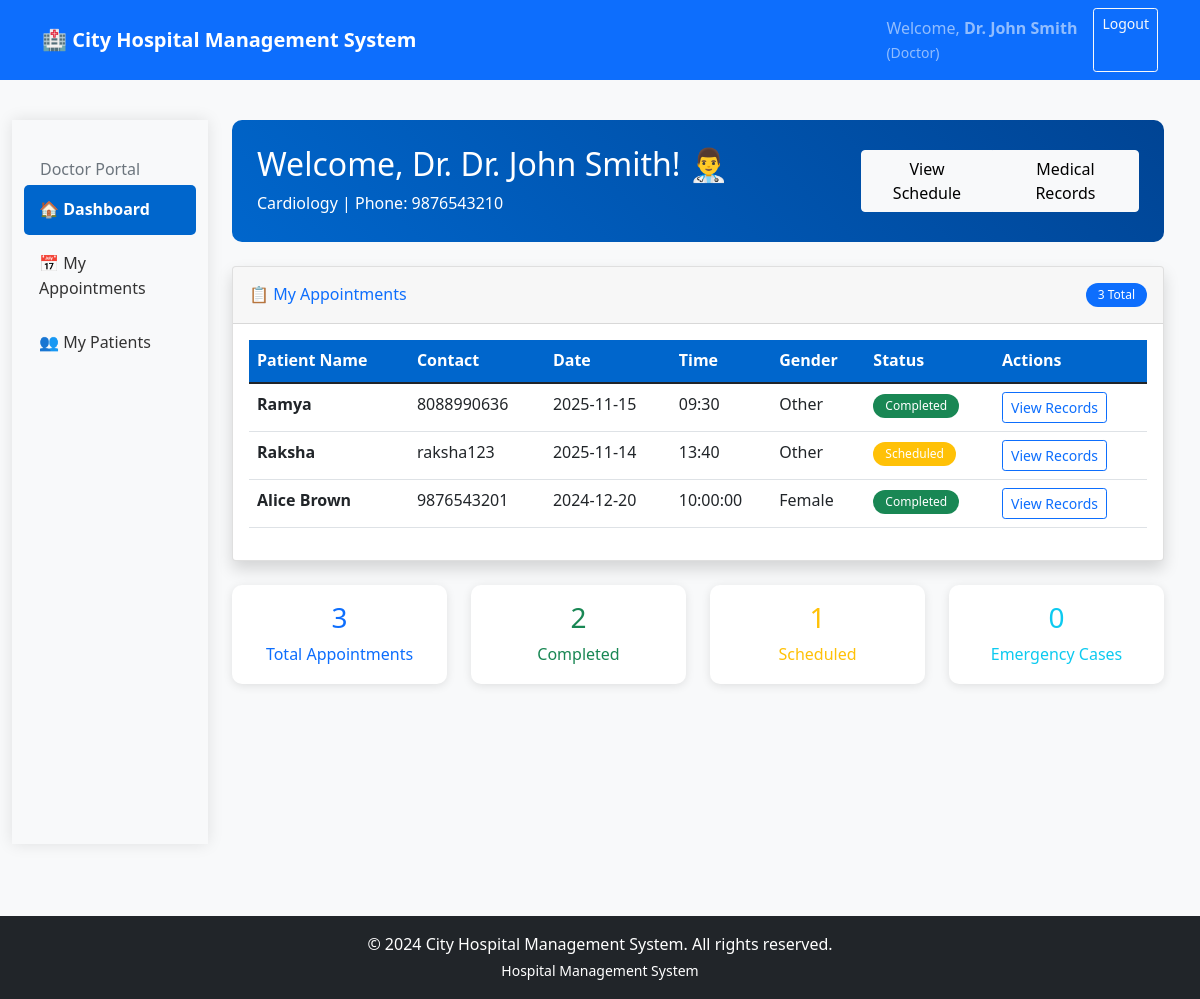
The app's page /doctor/dashboard (signed in) with its own data.
### tables this page shows
CREATE TABLE doctors (
            id INTEGER PRIMARY KEY AUTOINCREMENT,
            name TEXT NOT NULL,
            specialization TEXT,
            phone TEXT,
            email TEXT,
            availability TEXT DEFAULT 'Available'
        , password TEXT);

CREATE TABLE appointments (
            id INTEGER PRIMARY KEY AUTOINCREMENT,
            patient_id INTEGER NOT NULL,
            doctor_id INTEGER NOT NULL,
            appointment_date TEXT NOT NULL,
            appointment_time TEXT NOT NULL,
            status TEXT DEFAULT 'Scheduled',
            notes TEXT,
            created_at TEXT,
            FOREIGN KEY (patient_id) REFERENCES patients(id),
            FOREIGN KEY (doctor_id) REFERENCES doctors(id)
        );

CREATE TABLE patients (
            id INTEGER PRIMARY KEY AUTOINCREMENT,
            name TEXT NOT NULL,
            email TEXT UNIQUE,
            phone TEXT,
            address TEXT,
            date_of_birth TEXT,
            gender TEXT,
            emergency_contact TEXT,
            medical_history TEXT,
            created_at TEXT
        );

### app.py (the view)
@app.route('/doctor/dashboard')
def doctor_dashboard():
    if session.get('role') != 'doctor':
        flash('Please login as doctor.', 'error')
        return redirect(url_for('login_page'))
    conn = get_db_connection()
    doctor = conn.execute('SELECT * FROM doctors WHERE id = ?', (session.get('user_id'),)).fetchone()
    if not doctor:
        flash('Doctor profile not found. Please contact administrator.', 'error')
        conn.close()
        return redirect(url_for('login_page'))
    appointments = conn.execute('''
        SELECT a.*, a.patient_id, p.name as patient_name, p.phone, p.gender, p.date_of_birth
        FROM appointments a
        JOIN patients p ON a.patient_id = p.id
        WHERE a.doctor_id = ?
        ORDER BY a.appointment_date DESC
    ''', (doctor['id'],)).fetchall()
    conn.close()
    return render_template('doctor/dashboard.html', appointments=appointments, doctor=doctor)

### app.py (called while the page is built)
@app.context_processor
def inject_datetime():
    return dict(datetime=datetime)

def get_db_connection():
    conn = sqlite3.connect(app.config['DATABASE'])
    conn.row_factory = sqlite3.Row
    return conn

### templates/doctor/dashboard.html (shortened to what this page needs)
{% extends "layout.html" %}
{% block content %}
<div class="container-fluid">
    <div class="row">
        <div class="col-md-3 col-lg-2 bg-light sidebar">
            <div class="position-sticky pt-3">
                <h6 class="sidebar-heading d-flex justify-content-between align-items-center px-3 mt-4 mb-1 text-muted">
                    <span>Doctor Portal</span>
                </h6>
                <ul class="nav flex-column">
                    <li class="nav-item">
                        <a class="nav-link active" href="{{ url_for('doctor_dashboard') }}">
                            🏠 Dashboard
                        </a>
                    </li>
                    <li class="nav-item">
                        <a class="nav-link" href="{{ url_for('doctor_appointments') }}">
                            📅 My Appointments
                        </a>
                    </li>
                    <li class="nav-item">
                        <a class="nav-link" href="{{ url_for('doctor_patients') }}">
                            👥 My Patients
                        </a>
                    </li>
                </ul>
            </div>
        </div>
        <div class="col-md-9 col-lg-10 ms-sm-auto px-4">
            <div class="welcome-section mb-4">
                <div class="row align-items-center">
                    <div class="col-md-8">
                        <h2>Welcome, Dr. {{ doctor.name if doctor else session.username }}! 👨‍⚕️</h2>
                        <p class="mb-0">{{ doctor.specialization if doctor else 'Medical Professional' }} | Phone: {{ doctor.phone if doctor else 'N/A' }}</p>
                    </div>
                    <div class="col-md-4 text-end">
                        <div class="btn-group">
                            <button class="btn btn-light">View Schedule</button>
                            <a href="{{ url_for('doctor_patients') }}" class="btn btn-light">Medical Records</a>
                        </div>
                    </div>
                </div>
            </div>
            <div class="row">
                <div class="col-12">
                    <div class="card shadow mb-4">
                        <div class="card-header py-3 d-flex flex-row align-items-center justify-content-between">
                            <h6 class="m-0 font-weight-bold text-primary">📋 My Appointments</h6>
                            <span class="badge bg-primary">{{ appointments|length }} Total</span>
                        </div>
                        <div class="card-body">
                            {% if appointments %}
                                <div class="table-responsive">
                                    <table class="table table-hover">
                                        <thead class="table-light">
                                            <tr>
                                                <th>Patient Name</th>
                                                <th>Contact</th>
                                                <th>Date</th>
                                                <th>Time</th>
                                                <th>Gender</th>
                                                <th>Status</th>
                                                <th>Actions</th>
                                            </tr>
                                        </thead>
                                        <tbody>
                                            {% for appointment in appointments %}
                                            <tr>
                                                <td><strong>{{ appointment.patient_name }}</strong></td>
                                                <td>{{ appointment.phone }}</td>
                                                <td>{{ appointment.appointment_date }}</td>
                                                <td>{{ appointment.appointment_time }}</td>
                                                <td>{{ appointment.gender }}</td>
                                                <td>
                                                    <span class="badge bg-{{ 'success' if appointment.status == 'Completed' else 'warning' if appointment.status == 'Scheduled' else 'secondary' }}">
                                                        {{ appointment.status }}
                                                    </span>
                                                </td>
                                                <td>
                                                    <a href="{{ url_for('view_patient_records', patient_id=appointment.patient_id) }}" class="btn btn-sm btn-outline-primary">View Records</a>
                                                </td>
                                            </tr>
                                            {% endfor %}
                                        </tbody>
                                    </table>
                                </div>
                            {% else %}
                                <div class="text-center py-4">
                                    <h5 class="text-muted">No appointments scheduled</h5>
                                    <p class="text-muted">You don't have any upcoming appointments.</p>
                                </div>
                            {% endif %}
                        </div>
                    </div>
                </div>
            </div>
            <div class="row">
                <div class="col-md-3">
                    <div class="card dashboard-card text-center p-3 text-primary">
                        <h3>{{ appointments|length }}</h3>
                        <p class="mb-0">Total Appointments</p>
                    </div>
                </div>
                <div class="col-md-3">
                    <div class="card dashboard-card text-center p-3 text-success">
                        <h3>{{ appointments|selectattr('status', 'equalto', 'Completed')|list|length }}</h3>
                        <p class="mb-0">Completed</p>
                    </div>
                </div>
                <div class="col-md-3">
                    <div class="card dashboard-card text-center p-3 text-warning">
                        <h3>{{ appointments|selectattr('status', 'equalto', 'Scheduled')|list|length }}</h3>
                        <p class="mb-0">Scheduled</p>
                    </div>
                </div>
                <div class="col-md-3">
                    <div class="card dashboard-card text-center p-3 text-info">
                        <h3>0</h3>
                        <p class="mb-0">Emergency Cases</p>
                    </div>
                </div>
            </div>
        </div>
    </div>
</div>
{% endblock %}

### templates/layout.html (shortened to what this page needs)
<!DOCTYPE html>
<html lang="en">
<head>
    <link href="https://cdn.jsdelivr.net/npm/bootstrap@5.1.3/dist/css/bootstrap.min.css" rel="stylesheet">
    <link href="{{ url_for('static', filename='css/style.css') }}" rel="stylesheet">
    <link href="{{ url_for('static', filename='css/dashboard.css') }}" rel="stylesheet">
</head>
<body>
    <nav class="navbar navbar-expand-lg navbar-dark bg-primary">
        <div class="container">
            <a class="navbar-brand fw-bold" href="{{ url_for('login_page') }}">
                🏥 City Hospital Management System
            </a>
            {% if session.get('username') %}
            <div class="navbar-nav ms-auto">
                <span class="navbar-text me-3">
                    Welcome, <strong>{{ session.username }}</strong>
                    <small class="d-block">({{ session.role|title }})</small>
                </span>
                <a class="btn btn-outline-light btn-sm" href="{{ url_for('logout') }}">
                    Logout
                </a>
            </div>
            {% endif %}
        </div>
    </nav>
    <main class="container-fluid py-4">
        {% block content %}{% endblock %}
    </main>
    <footer class="bg-dark text-white text-center py-3 mt-5">
        <div class="container">
            <p class="mb-0">&copy; 2024 City Hospital Management System. All rights reserved.</p>
            <small>Hospital Management System</small>
        </div>
    </footer>
</body>
</html>

### static/css/style.css (style rules this page uses)
:root { --primary: #007bff; --secondary: #6c757d; --success: #28a745; --danger: #dc3545; --warning: #ffc107; --info: #17a2b8; --light: #f8f9fa; --dark: #343a40; --hospital-blue: #0066cc; --hospital-light-blue: #e6f2ff; }
body { font-family: 'Segoe UI', Tahoma, Geneva, Verdana, sans-serif; background-color: #f8f9fa; line-height: 1.6; }
.sidebar { min-height: calc(100vh - 76px); box-shadow: 0 0 15px rgba(0,0,0,0.1); }
.sidebar .nav-link { color: #333; padding: 12px 15px; margin: 2px 0; border-radius: 5px; transition: all 0.3s ease; }
.sidebar .nav-link.active { background-color: var(--hospital-blue); color: white; font-weight: 600; }
.welcome-section { background: linear-gradient(45deg, var(--hospital-blue), #004494); color: white; border-radius: 10px; padding: 25px; margin-bottom: 30px; }
.dashboard-card { background: white; border-radius: 10px; box-shadow: 0 2px 10px rgba(0,0,0,0.1); border: none; margin-bottom: 20px; transition: all 0.3s ease; }
.table th { background-color: var(--hospital-blue); color: white; border: none; font-weight: 600; }
.badge { font-weight: 500; padding: 6px 12px; border-radius: 20px; }

### records on screen
doctors: username "Dr. John Smith", name "Dr. John Smith", specialization "Cardiology", phone "9876543210"
appointments: patient_name "Ramya", phone "8088990636", appointment_date "2025-11-15", appointment_time "09:30", gender "Other", status "Completed"
appointments: patient_name "Raksha", phone "raksha123", appointment_date "2025-11-14", appointment_time "13:40", gender "Other", status "Scheduled"
appointments: patient_name "Alice Brown", phone "9876543201", appointment_date "2024-12-20", appointment_time "10:00:00", gender "Female", status "Completed"

### other values on screen
{{ session.role|title }} "Doctor"
{{ appointments|length }} "3"
{{ appointments|selectattr('status', 'equalto', 'Completed')|list|length }} "2"
{{ appointments|selectattr('status', 'equalto', 'Scheduled')|list|length }} "1"
